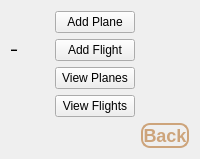
         <widget class="QWidget" name="admin_menu">
          <layout class="QGridLayout" name="gridLayout_7">
           <item row="1" column="1">
            <widget class="QPushButton" name="btn_addplane">
             <property name="cursor">
              <cursorShape>PointingHandCursor</cursorShape>
             </property>
             <property name="text">
              <string>Add Plane</string>
             </property>
            </widget>
           </item>
           <item row="2" column="1">
            <widget class="QPushButton" name="btn_add_flight">
             <property name="cursor">
              <cursorShape>PointingHandCursor</cursorShape>
             </property>
             <property name="text">
              <string>Add Flight</string>
             </property>
            </widget>
           </item>
           <item row="3" column="1">
            <widget class="QPushButton" name="btn_view_planes">
             <property name="cursor">
              <cursorShape>PointingHandCursor</cursorShape>
             </property>
             <property name="text">
              <string>View Planes</string>
             </property>
            </widget>
           </item>
           <item row="4" column="1">
            <widget class="QPushButton" name="btn_view_flights">
             <property name="cursor">
              <cursorShape>PointingHandCursor</cursorShape>
             </property>
             <property name="text">
              <string>View Flights</string>
             </property>
            </widget>
           </item>
           <item row="5" column="2">
            <widget class="QPushButton" name="btn_back_admin">
             <property name="cursor">
              <cursorShape>PointingHandCursor</cursorShape>
             </property>
             <property name="styleSheet">
              <string notr="true">QPushButton {
    /* الخلفية شفافة */
    background-color: transparent;
    /* لون الخط (البيج بتاعك) */
    color: #cda47b; 
    /* البرواز */
    border: 2px solid #cda47b;
    /* الحواف دائرية سِنة */
    border-radius: 9px;
    /* الخط عريض (Bold) */
    font-weight: bold;
    /* حجم الخط */
    font-size: 18px;
    /* الحجم الصغير */
    min-width: 20px;
    max-width: 70px;
    min-height: 10px;
    max-height: 35px;
}

/* ستايل لما المستخدم يلمس الزرار بالماوس */
QPushButton:hover {
    background-color: #cda47b;
    color: #3e2723; /* يقلب بني غامق عشان يبان */
}</string>
             </property>
             <property name="text">
              <string>Back</string>
             </property>
            </widget>
           </item>
           <item row="2" column="0">
            <widget class="QLabel" name="label_2">
             <property name="maximumSize">
              <size>
               <width>150</width>
               <height>60</height>
              </size>
             </property>
             <property name="font">
              <font>
               <family>Segoe UI</family>
               <pointsize>-1</pointsize>
               <bold>true</bold>
               <underline>true</underline>
              </font>
             </property>
             <property name="text">
              <string>&lt;html&gt;&lt;head/&gt;&lt;body&gt;&lt;p&gt;Admin Menu:-&lt;/p&gt;&lt;/body&gt;&lt;/html&gt;</string>
             </property>
            </widget>
           </item>
          </layout>
         </widget>
